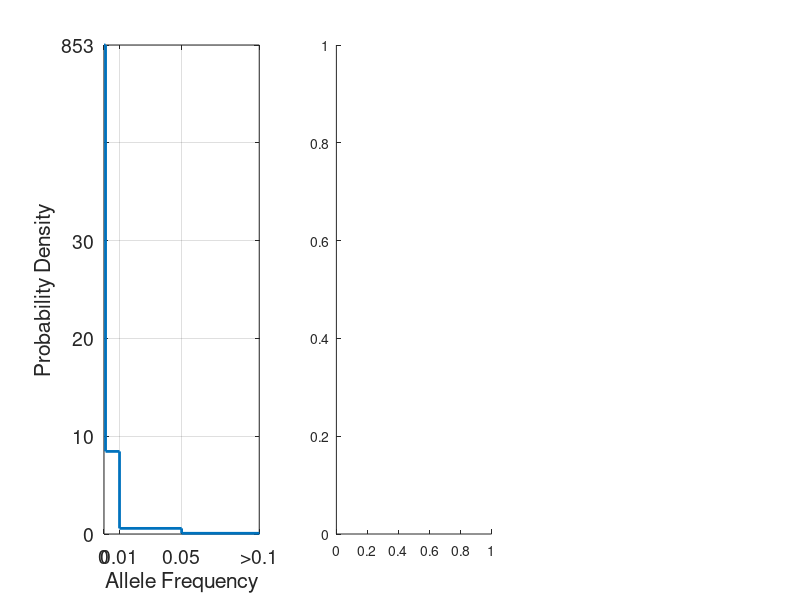

Recreate this plot in MATLAB. (Note: this script raises an error after producing the figure.)
function plot_mem_query
    n = 1000;
    
    %% Fig a: prior
    subplot(1,3,1);    
    intvl = [0 0.001 0.853;
             0.001 0.01 0.076;
             0.01 0.05 0.023;
             0.05 0.5 0.033;
             0.5 1 0.014];

    intvl(:,3) = intvl(:,3) ./ (intvl(:,2)-intvl(:,1));
    x = intvl(:,1:2)';
    x = x(:);
    y = repmat(intvl(:,3), 1, 2)';
    y = y(:);

    x = [x; 0.1];
    y = [y; 0.014+0.0037*8];

    fy = num2str(y(1));
    y(1:2)=50;

    plot(x,y,'-','LineWidth',2);
    xlabel('Allele Frequency','FontSize',14)
    ylabel('Probability Density','FontSize',14)
    axis([0 0.1 0 50])
    set(gca,'FontSize',14,'XTick',[0 0.01 0.05 0.1],'XTickLabel',{'0','0.01','0.05','>0.1'},'YTick',[0 10 20 30 40 50],'YTickLabel',{'0','10','20','30','',fy});
    grid on
    set(gcf,'color','w');
    
    %% Fig b: linear
    subplot(1,3,2);
    eta = 100;
    loss = [eta; (1:n)'];
    plot_subfigure(eta, loss)
    
    %% Fig c: error prob
    subplot(1,3,3);    
    eta = 1;
    loss = ones(n+1,1);
    plot_subfigure(eta, loss)

    function plot_subfigure(eta, loss)
        Lp = [0, loss(1); loss(2:end), zeros(n,1)];
        L = [Lp(:,1), repmat(Lp(:,2), [1, n])];
    
        ws = load('Px.mat'); % precomputed Px based on Figure (a)
        Px = ws.Px;
        Px_avg = Px;

        epvec = linspace(.2,2,50);
        Eloss = zeros(length(epvec),n+1);
        ElossExp = zeros(length(epvec),n+1);
        ElossLap = zeros(length(epvec),n+1);

        for i=1:length(epvec)
            ep=epvec(i);
            Qygx = trunc_geo_mechanism(n+1, ep);
            Qzgy = opt_remap(Qygx, L, Px);
            Qzgx = Qygx * Qzgy;
            Eloss(i,:)= sum(Qzgx .* L, 2);

            %Exp mech
            delta = eta;
            Qbgx = exp(ep/(2*delta) * (-Lp));
            Qbgx = bsxfun(@rdivide, Qbgx, sum(Qbgx, 2));
            ElossExp(i,:) = sum(Qbgx .* Lp, 2);

            %Lap mech
            Qygx = round_laplace_mech(n+1, ep);
            Qzgx = Qygx;
            ElossLap(i,:) = sum(Qzgx .* L, 2);
        end

        plot(epvec,ElossExp*Px_avg, 'k-','LineWidth', 2); hold on
        plot(epvec,ElossLap*Px_avg, 'b-','LineWidth', 2);
        plot(epvec,Eloss*Px_avg, 'r-','LineWidth', 2); hold off

        legend('Exponential','Laplace','Our Approach','FontSize',14)
        xlabel('Privacy Parameter (\epsilon)','FontSize', 14)
        ylabel('Expected Loss','FontSize',14)
        set(gca,'FontSize',14)
        grid on
    end
end
